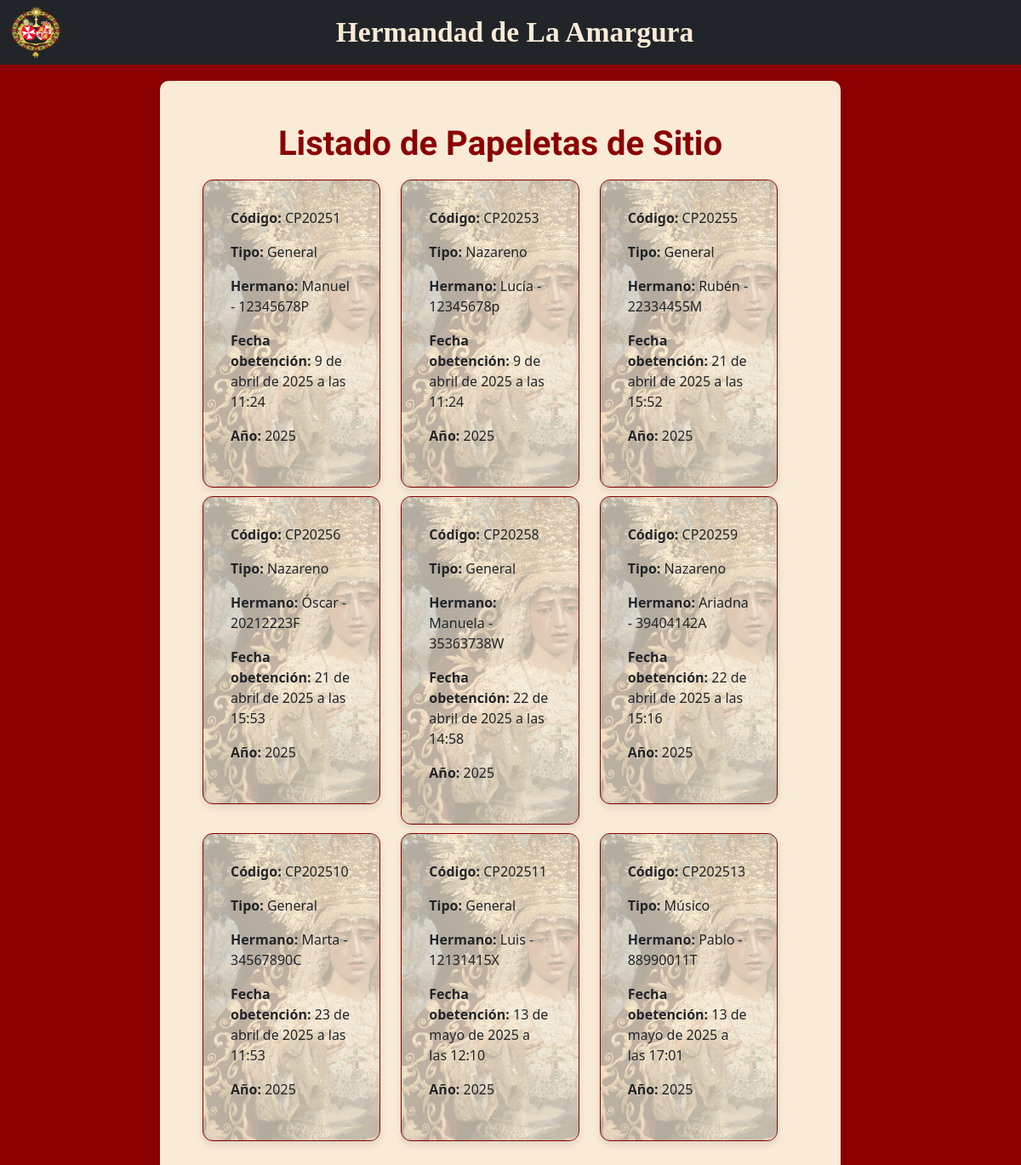
The app's page /listar_papeletas/ with its own data.
### hermandapp/models.py (models this page shows, shortened)
class PapeletaSitio(models.Model):
    codigo = models.CharField(max_length=15)
    fecha_obtencion = models.DateTimeField(default=timezone.now)
    anyo = models.IntegerField(default=anio_actual)
    tipo = models.CharField(
        max_length=50,
        choices=TipoPapeleta.choices,
        default=TipoPapeleta.GENERAL
    )
    hermano = models.ForeignKey(
        'Hermano',
        on_delete=models.DO_NOTHING,
        related_name='papeletas'
    )

class Hermano(models.Model):
    nombre = models.CharField(max_length=250)
    apellidos = models.CharField(max_length=250)
    dni = models.CharField(max_length=9)
    mail = models.EmailField()
    fecha_nacimiento = models.DateTimeField()
    telefono = models.CharField(max_length=15, null=True)
    usuario = models.ForeignKey('Usuario', on_delete=models.CASCADE, null=True)

### hermandapp/views.py (the view)
# urls.py: path('listar_papeletas/', listar_papeletas, name='papeletas'),
def listar_papeletas(request):
    papeletas = PapeletaSitio.objects.all()
    return render(request, 'papeletas.html', {
        'papeletas': papeletas
    })

### templates/papeletas.html (shortened to what this page needs)
{% extends "base.html" %}
{% load bootstrap_icons %}
{% block content %}
    <h1>Listado de Papeletas de Sitio</h1>
    {% if papeletas %}
        <div class="papeletas-container">
            <div class="row">
                {% for papeleta in papeletas %}
                    <div class="col-md-4" style="padding-top: 10px;">
                        <div class="papeleta-card">
                            <div class="marca-agua"></div>
                            <div class="contenido">
                                <p>{% bs_icon 'upc' %}<strong>Código:</strong> {{ papeleta.codigo }}</p>
                                <p>{% bs_icon 'toggle-off' %}<strong>Tipo:</strong> {{ papeleta.get_tipo_display }}</p>
                                <p>{% bs_icon 'person' %}<strong>Hermano:</strong> {{ papeleta.hermano.nombre }}
                                    - {{ papeleta.hermano.dni }}</p>
                                <p>{% bs_icon 'clock' %}<strong>Fecha
                                    obetención:</strong> {{ papeleta.fecha_obtencion }}</p>
                                <p>{% bs_icon 'calendar' %}<strong>Año:</strong> {{ papeleta.anyo }}</p>
                            </div>
                        </div>
                    </div>
                    <br>
                {% endfor %}
            </div>
        </div>
    {% else %}
        <p>No hay papeletas de sitio registradas.</p>
    {% endif %}
    <br>
{% endblock %}

### static/css/global.css (style rules this page uses)
h1 { font-family: 'Dancing Script', cursive; font-size: 2.5rem; font-weight: 700; text-align: center; color: darkred; }
div .row { width: 100%; }

### templates/papeletas.html (style rules this page uses)
.papeletas-container { display: flex; flex-direction: column; gap: 1.5rem; }
.papeleta-card { position: relative; background: #fdf6e3; padding: 2rem; border-radius: 12px; box-shadow: 0 4px 8px rgba(0, 0, 0, 0.1); border: 1pt solid darkred; overflow: hidden; }
.marca-agua { position: absolute; top: 0; left: 0; width: 100%; height: 100%; background-image: url('/static/images/marca_agua_papeletas.jpg'); background-repeat: no-repeat; background-size: cover; background-position: center; opacity: 0.3; pointer-events: none; z-index: 0; }
.contenido { position: relative; z-index: 1; text-align: left; }

### records on screen
PapeletaSitio: codigo "CP20251", tipo "General", hermano.nombre "Manuel", hermano.dni "12345678P", fecha_obtencion "9 de abril de 2025 a las 11:24", anyo "2025"
PapeletaSitio: codigo "CP20253", tipo "Nazareno", hermano.nombre "Lucía", hermano.dni "12345678p", fecha_obtencion "9 de abril de 2025 a las 11:24", anyo "2025"
PapeletaSitio: codigo "CP20255", tipo "General", hermano.nombre "Rubén", hermano.dni "22334455M", fecha_obtencion "21 de abril de 2025 a las 15:52", anyo "2025"
PapeletaSitio: codigo "CP20256", tipo "Nazareno", hermano.nombre "Óscar", hermano.dni "20212223F", fecha_obtencion "21 de abril de 2025 a las 15:53", anyo "2025"
PapeletaSitio: codigo "CP20258", tipo "General", hermano.nombre "Manuela", hermano.dni "35363738W", fecha_obtencion "22 de abril de 2025 a las 14:58", anyo "2025"
PapeletaSitio: codigo "CP20259", tipo "Nazareno", hermano.nombre "Ariadna", hermano.dni "39404142A", fecha_obtencion "22 de abril de 2025 a las 15:16", anyo "2025"
PapeletaSitio: codigo "CP202510", tipo "General", hermano.nombre "Marta", hermano.dni "34567890C", fecha_obtencion "23 de abril de 2025 a las 11:53", anyo "2025"
PapeletaSitio: codigo "CP202511", tipo "General", hermano.nombre "Luis", hermano.dni "12131415X", fecha_obtencion "13 de mayo de 2025 a las 12:10", anyo "2025"
PapeletaSitio: codigo "CP202513", tipo "Músico", hermano.nombre "Pablo", hermano.dni "88990011T", fecha_obtencion "13 de mayo de 2025 a las 17:01", anyo "2025"
